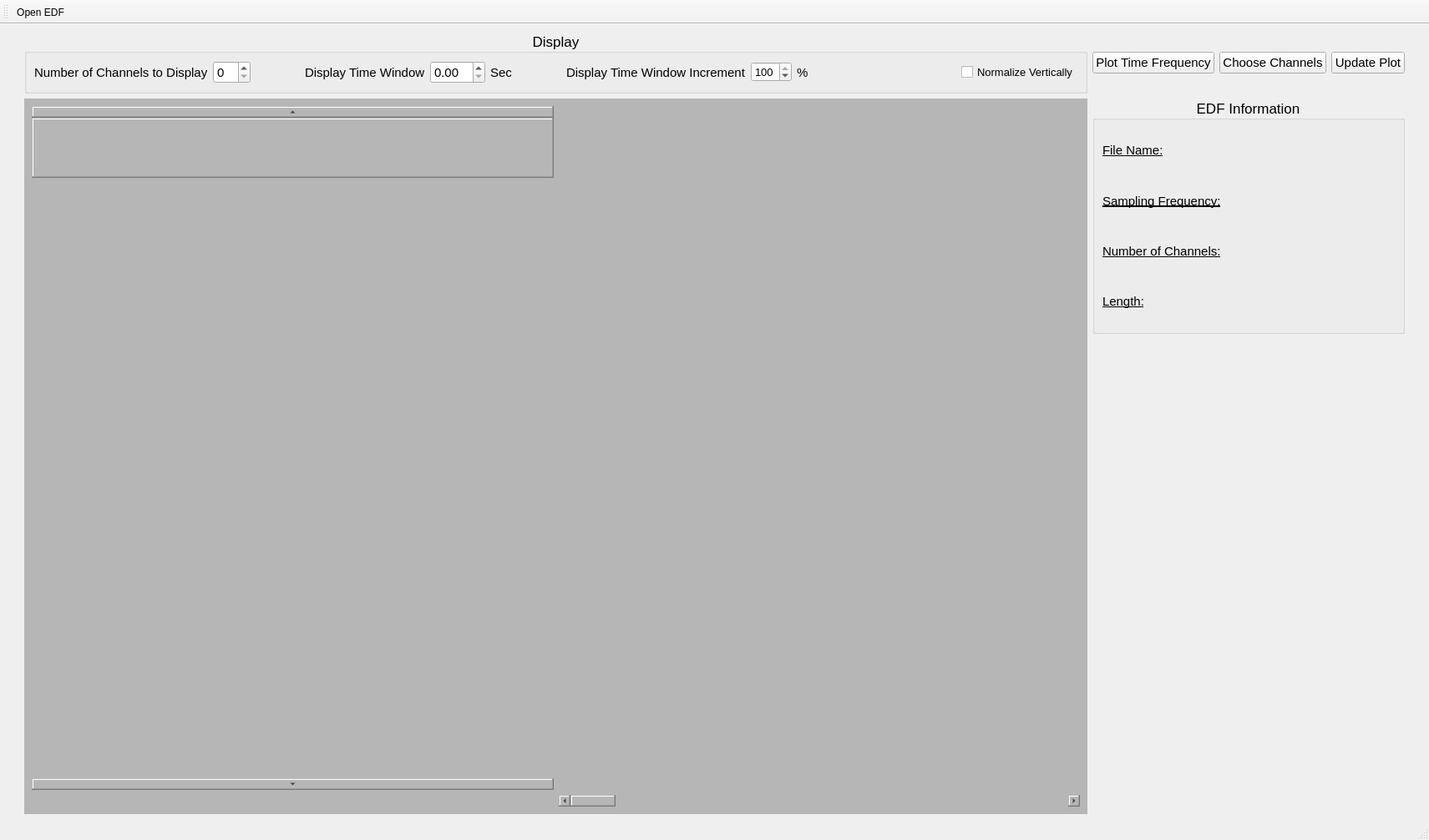
<?xml version="1.0" encoding="UTF-8"?>
<ui version="4.0">
 <class>EEGVIz</class>
 <widget class="QMainWindow" name="EEGVIz">
  <property name="geometry">
   <rect>
    <x>0</x>
    <y>0</y>
    <width>1711</width>
    <height>1006</height>
   </rect>
  </property>
  <property name="windowTitle">
   <string>MainWindow</string>
  </property>
  <widget class="QWidget" name="centralwidget">
   <layout class="QGridLayout" name="gridLayout_2">
    <item row="0" column="1">
     <layout class="QGridLayout" name="gridLayout" columnstretch="10,1,1">
      <item row="1" column="0" rowspan="3">
       <widget class="QWidget" name="widget" native="true">
        <property name="font">
         <font>
          <family>Arial</family>
         </font>
        </property>
        <property name="styleSheet">
         <string notr="true">background-color: rgb(182, 182, 182);</string>
        </property>
        <layout class="QGridLayout" name="gridLayout_3">
         <item row="1" column="1">
          <widget class="QScrollBar" name="waveform_time_scroll_bar">
           <property name="orientation">
            <enum>Qt::Horizontal</enum>
           </property>
          </widget>
         </item>
         <item row="0" column="0">
          <widget class="QScrollBar" name="channel_scroll_bar">
           <property name="sizePolicy">
            <sizepolicy hsizetype="Preferred" vsizetype="Preferred">
             <horstretch>0</horstretch>
             <verstretch>0</verstretch>
            </sizepolicy>
           </property>
           <property name="orientation">
            <enum>Qt::Vertical</enum>
           </property>
          </widget>
         </item>
        </layout>
       </widget>
      </item>
      <item row="1" column="1" colspan="2">
       <widget class="QGroupBox" name="edf_info">
        <property name="font">
         <font>
          <family>Arial</family>
          <pointsize>13</pointsize>
          <weight>50</weight>
          <bold>false</bold>
         </font>
        </property>
        <property name="layoutDirection">
         <enum>Qt::LeftToRight</enum>
        </property>
        <property name="title">
         <string>EDF Information</string>
        </property>
        <property name="alignment">
         <set>Qt::AlignCenter</set>
        </property>
        <layout class="QGridLayout" name="gridLayout_18">
         <item row="3" column="0">
          <widget class="QLabel" name="label_7">
           <property name="font">
            <font>
             <family>Arial</family>
             <pointsize>11</pointsize>
             <weight>50</weight>
             <bold>false</bold>
             <underline>true</underline>
            </font>
           </property>
           <property name="layoutDirection">
            <enum>Qt::LeftToRight</enum>
           </property>
           <property name="text">
            <string>Length:</string>
           </property>
           <property name="alignment">
            <set>Qt::AlignLeading|Qt::AlignLeft|Qt::AlignVCenter</set>
           </property>
          </widget>
         </item>
         <item row="1" column="0">
          <widget class="QLabel" name="label_5">
           <property name="font">
            <font>
             <family>Arial</family>
             <pointsize>11</pointsize>
             <weight>50</weight>
             <bold>false</bold>
             <underline>true</underline>
            </font>
           </property>
           <property name="layoutDirection">
            <enum>Qt::LeftToRight</enum>
           </property>
           <property name="text">
            <string>Sampling Frequency:</string>
           </property>
           <property name="alignment">
            <set>Qt::AlignLeading|Qt::AlignLeft|Qt::AlignVCenter</set>
           </property>
          </widget>
         </item>
         <item row="1" column="1">
          <widget class="QLabel" name="sampfreq">
           <property name="font">
            <font>
             <family>Arial</family>
             <pointsize>11</pointsize>
             <weight>50</weight>
             <bold>false</bold>
            </font>
           </property>
           <property name="text">
            <string/>
           </property>
           <property name="alignment">
            <set>Qt::AlignRight|Qt::AlignTrailing|Qt::AlignVCenter</set>
           </property>
          </widget>
         </item>
         <item row="2" column="1">
          <widget class="QLabel" name="numchannels">
           <property name="font">
            <font>
             <family>Arial</family>
             <pointsize>11</pointsize>
             <weight>50</weight>
             <bold>false</bold>
            </font>
           </property>
           <property name="text">
            <string/>
           </property>
           <property name="alignment">
            <set>Qt::AlignRight|Qt::AlignTrailing|Qt::AlignVCenter</set>
           </property>
          </widget>
         </item>
         <item row="0" column="1">
          <widget class="QLabel" name="filename">
           <property name="font">
            <font>
             <family>Arial</family>
             <pointsize>11</pointsize>
             <weight>50</weight>
             <bold>false</bold>
            </font>
           </property>
           <property name="text">
            <string/>
           </property>
           <property name="alignment">
            <set>Qt::AlignRight|Qt::AlignTrailing|Qt::AlignVCenter</set>
           </property>
          </widget>
         </item>
         <item row="2" column="0">
          <widget class="QLabel" name="label_6">
           <property name="font">
            <font>
             <family>Arial</family>
             <pointsize>11</pointsize>
             <weight>50</weight>
             <bold>false</bold>
             <underline>true</underline>
            </font>
           </property>
           <property name="layoutDirection">
            <enum>Qt::LeftToRight</enum>
           </property>
           <property name="text">
            <string>Number of Channels:</string>
           </property>
           <property name="alignment">
            <set>Qt::AlignLeading|Qt::AlignLeft|Qt::AlignVCenter</set>
           </property>
          </widget>
         </item>
         <item row="3" column="1">
          <widget class="QLabel" name="length">
           <property name="font">
            <font>
             <family>Arial</family>
             <pointsize>11</pointsize>
             <weight>50</weight>
             <bold>false</bold>
            </font>
           </property>
           <property name="text">
            <string/>
           </property>
           <property name="alignment">
            <set>Qt::AlignRight|Qt::AlignTrailing|Qt::AlignVCenter</set>
           </property>
          </widget>
         </item>
         <item row="0" column="0">
          <widget class="QLabel" name="label_4">
           <property name="font">
            <font>
             <family>Arial</family>
             <pointsize>11</pointsize>
             <weight>50</weight>
             <bold>false</bold>
             <underline>true</underline>
            </font>
           </property>
           <property name="layoutDirection">
            <enum>Qt::LeftToRight</enum>
           </property>
           <property name="text">
            <string>File Name:</string>
           </property>
           <property name="alignment">
            <set>Qt::AlignLeading|Qt::AlignLeft|Qt::AlignVCenter</set>
           </property>
          </widget>
         </item>
        </layout>
       </widget>
      </item>
      <item row="0" column="0">
       <layout class="QHBoxLayout" name="horizontalLayout_3">
        <item>
         <layout class="QVBoxLayout" name="verticalLayout">
          <item>
           <widget class="QGroupBox" name="groupBox">
            <property name="font">
             <font>
              <family>Arial</family>
              <pointsize>13</pointsize>
             </font>
            </property>
            <property name="title">
             <string>Display</string>
            </property>
            <property name="alignment">
             <set>Qt::AlignCenter</set>
            </property>
            <layout class="QHBoxLayout" name="horizontalLayout">
             <item>
              <widget class="QLabel" name="label_10">
               <property name="font">
                <font>
                 <family>Arial</family>
                 <pointsize>11</pointsize>
                </font>
               </property>
               <property name="text">
                <string>Number of Channels to Display</string>
               </property>
              </widget>
             </item>
             <item>
              <widget class="QSpinBox" name="n_channel_input">
               <property name="font">
                <font>
                 <family>Arial</family>
                 <pointsize>11</pointsize>
                </font>
               </property>
              </widget>
             </item>
             <item>
              <spacer name="horizontalSpacer_2">
               <property name="font">
                <font>
                 <family>Arial</family>
                </font>
               </property>
               <property name="orientation">
                <enum>Qt::Horizontal</enum>
               </property>
               <property name="sizeHint" stdset="0">
                <size>
                 <width>40</width>
                 <height>20</height>
                </size>
               </property>
              </spacer>
             </item>
             <item>
              <widget class="QLabel" name="label_11">
               <property name="font">
                <font>
                 <family>Arial</family>
                 <pointsize>11</pointsize>
                </font>
               </property>
               <property name="text">
                <string>Display Time Window</string>
               </property>
              </widget>
             </item>
             <item>
              <widget class="QDoubleSpinBox" name="display_time_window_input">
               <property name="font">
                <font>
                 <family>Arial</family>
                 <pointsize>11</pointsize>
                </font>
               </property>
               <property name="singleStep">
                <double>0.100000000000000</double>
               </property>
              </widget>
             </item>
             <item>
              <widget class="QLabel" name="label_9">
               <property name="font">
                <font>
                 <family>Arial</family>
                 <pointsize>11</pointsize>
                </font>
               </property>
               <property name="text">
                <string>Sec</string>
               </property>
              </widget>
             </item>
             <item>
              <spacer name="horizontalSpacer_3">
               <property name="orientation">
                <enum>Qt::Horizontal</enum>
               </property>
               <property name="sizeHint" stdset="0">
                <size>
                 <width>40</width>
                 <height>20</height>
                </size>
               </property>
              </spacer>
             </item>
             <item>
              <widget class="QLabel" name="label_14">
               <property name="font">
                <font>
                 <family>Arial</family>
                 <pointsize>11</pointsize>
                </font>
               </property>
               <property name="text">
                <string>Display Time Window Increment</string>
               </property>
              </widget>
             </item>
             <item>
              <widget class="QSpinBox" name="Time_Increment_Input">
               <property name="font">
                <font>
                 <family>Arial</family>
                 <pointsize>10</pointsize>
                </font>
               </property>
               <property name="maximum">
                <number>100</number>
               </property>
               <property name="value">
                <number>100</number>
               </property>
              </widget>
             </item>
             <item>
              <widget class="QLabel" name="label_22">
               <property name="font">
                <font>
                 <family>Arial</family>
                 <pointsize>11</pointsize>
                </font>
               </property>
               <property name="text">
                <string>%</string>
               </property>
              </widget>
             </item>
             <item>
              <spacer name="horizontalSpacer_5">
               <property name="orientation">
                <enum>Qt::Horizontal</enum>
               </property>
               <property name="sizeHint" stdset="0">
                <size>
                 <width>40</width>
                 <height>20</height>
                </size>
               </property>
              </spacer>
             </item>
             <item>
              <spacer name="horizontalSpacer_6">
               <property name="orientation">
                <enum>Qt::Horizontal</enum>
               </property>
               <property name="sizeHint" stdset="0">
                <size>
                 <width>40</width>
                 <height>20</height>
                </size>
               </property>
              </spacer>
             </item>
             <item>
              <spacer name="horizontalSpacer_4">
               <property name="orientation">
                <enum>Qt::Horizontal</enum>
               </property>
               <property name="sizeHint" stdset="0">
                <size>
                 <width>40</width>
                 <height>20</height>
                </size>
               </property>
              </spacer>
             </item>
             <item>
              <widget class="QCheckBox" name="normalize_vertical_input">
               <property name="font">
                <font>
                 <pointsize>10</pointsize>
                </font>
               </property>
               <property name="text">
                <string>Normalize Vertically</string>
               </property>
              </widget>
             </item>
            </layout>
           </widget>
          </item>
         </layout>
        </item>
       </layout>
      </item>
      <item row="0" column="1">
       <widget class="QPushButton" name="plot_time_frequency_button">
        <property name="font">
         <font>
          <family>Arial</family>
          <pointsize>11</pointsize>
         </font>
        </property>
        <property name="toolTip">
         <string>Show TF plot of specific channel</string>
        </property>
        <property name="text">
         <string>Plot Time Frequency</string>
        </property>
       </widget>
      </item>
      <item row="0" column="2">
       <layout class="QHBoxLayout" name="horizontalLayout_2">
        <item>
         <widget class="QPushButton" name="Choose_Channels_Button">
          <property name="font">
           <font>
            <family>Arial</family>
            <pointsize>11</pointsize>
           </font>
          </property>
          <property name="toolTip">
           <string>Choose specific channels to display</string>
          </property>
          <property name="text">
           <string>Choose Channels</string>
          </property>
         </widget>
        </item>
        <item>
         <widget class="QPushButton" name="waveform_plot_button">
          <property name="font">
           <font>
            <family>Arial</family>
            <pointsize>11</pointsize>
           </font>
          </property>
          <property name="toolTip">
           <string>Refresh the plot with changes</string>
          </property>
          <property name="text">
           <string>Update Plot</string>
          </property>
         </widget>
        </item>
       </layout>
      </item>
     </layout>
    </item>
    <item row="0" column="2">
     <spacer name="verticalSpacer_2">
      <property name="orientation">
       <enum>Qt::Vertical</enum>
      </property>
      <property name="sizeHint" stdset="0">
       <size>
        <width>20</width>
        <height>40</height>
       </size>
      </property>
     </spacer>
    </item>
    <item row="0" column="0">
     <spacer name="verticalSpacer">
      <property name="orientation">
       <enum>Qt::Vertical</enum>
      </property>
      <property name="sizeHint" stdset="0">
       <size>
        <width>20</width>
        <height>40</height>
       </size>
      </property>
     </spacer>
    </item>
   </layout>
  </widget>
  <widget class="QToolBar" name="toolBar">
   <property name="font">
    <font>
     <pointsize>9</pointsize>
    </font>
   </property>
   <property name="windowTitle">
    <string>toolBar</string>
   </property>
   <attribute name="toolBarArea">
    <enum>TopToolBarArea</enum>
   </attribute>
   <attribute name="toolBarBreak">
    <bool>false</bool>
   </attribute>
   <addaction name="actionOpen_EDF_toolbar"/>
  </widget>
  <widget class="QStatusBar" name="statusbar"/>
  <action name="action_Open_EDF">
   <property name="text">
    <string>&amp;Open EDF</string>
   </property>
   <property name="shortcut">
    <string>Ctrl+O</string>
   </property>
  </action>
  <action name="action_Load_Detection">
   <property name="text">
    <string>&amp;Load Detection</string>
   </property>
  </action>
  <action name="actionQuick_Detection">
   <property name="text">
    <string>&amp;Quick Detection</string>
   </property>
  </action>
  <action name="action_saveAs_CSV">
   <property name="text">
    <string>saveAs_CSV</string>
   </property>
   <property name="toolTip">
    <string>save file as CSV</string>
   </property>
  </action>
  <action name="action_saveAs_PKL">
   <property name="text">
    <string>saveAs_PKL</string>
   </property>
   <property name="toolTip">
    <string>save file as PKL</string>
   </property>
  </action>
  <action name="actionOpen_EDF_toolbar">
   <property name="text">
    <string>Open EDF</string>
   </property>
   <property name="toolTip">
    <string>Open EDF</string>
   </property>
  </action>
  <action name="actionLoad_Detection_toolbar">
   <property name="text">
    <string>Load Detection</string>
   </property>
   <property name="toolTip">
    <string>Load Detection</string>
   </property>
  </action>
  <action name="actionQuick_Detection_toolbar">
   <property name="text">
    <string>Quick Detection</string>
   </property>
   <property name="toolTip">
    <string>Quick Detection</string>
   </property>
  </action>
  <action name="action_filter">
   <property name="text">
    <string>filter</string>
   </property>
  </action>
 </widget>
 <resources/>
 <connections/>
</ui>
